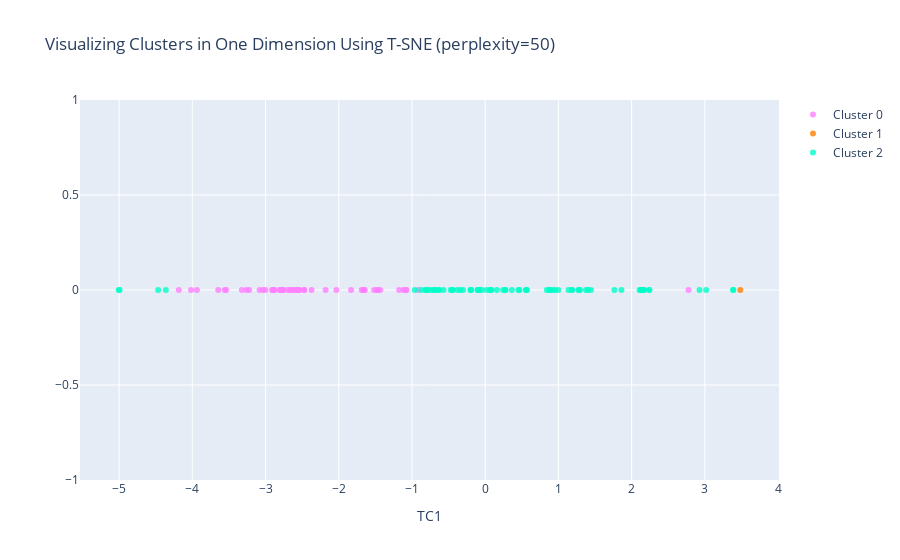

This figure's notebook cell:
### Code cell
# 1d
#trace1 is for 'Cluster 0'
trace1 = go.Scatter(
                    x = cluster0["TC1_1d"],
                    y = cluster0["dummy"],
                    mode = "markers",
                    name = "Cluster 0",
                    marker = dict(color = 'rgba(255, 128, 255, 0.8)'),
                    text = cluster0.index)

#trace2 is for 'Cluster 1'
trace2 = go.Scatter(
                    x = cluster1["TC1_1d"],
                    y = cluster1["dummy"],
                    mode = "markers",
                    name = "Cluster 1",
                    marker = dict(color = 'rgba(255, 128, 2, 0.8)'),
                    text = cluster1.index)

#trace3 is for 'Cluster 2'
trace3 = go.Scatter(
                    x = cluster2["TC1_1d"],
                    y = cluster2["dummy"],
                    mode = "markers",
                    name = "Cluster 2",
                    marker = dict(color = 'rgba(0, 255, 200, 0.8)'),
                    text = cluster2.index)

data = [trace1, trace2, trace3]

title = "Visualizing Clusters in One Dimension Using T-SNE (perplexity=" + str(perplexity) + ")"

layout = dict(title = title,
              xaxis= dict(title= 'TC1',ticklen= 5,zeroline= False),
              yaxis= dict(title= '',ticklen= 5,zeroline= False)
             )

fig = dict(data = data, layout = layout)

iplot(fig)

### Figure 1 — Plotly figure (JSON) as saved in the notebook; plotly's stock layout.template omitted (floating-point values rounded to 4 significant figures)
{"data": [{"marker": {"color": "rgba(255, 128, 255, 0.8)"}, "mode": "markers", "name": "Cluster 0", "text": ["Sierra Leone", "Kenya", "Liechtenstein", "Ethiopia", "Sudan", "Benin", "West Bank and Gaza", "India", "Somalia", "Honduras", "Equatorial Guinea", "Bolivia", "Guinea-Bissau", "Zambia", "Bangladesh", "Indonesia", "Jamaica", "South Africa", "Angola", "Cote d'Ivoire", "Timor-Leste", "Kosovo", "Mali", "Gabon", "Malawi", "Mauritania", "Mozambique", "Haiti", "Guyana", "Philippines", "Ghana", "Madagascar", "Central African Republic", "Namibia", "Guatemala", "Cambodia", "Burundi", "Tanzania", "Zimbabwe", "Sao Tome and Principe", "Burkina Faso", "Senegal", "Papua New Guinea", "Guinea", "Rwanda", "Chad", "Niger", "Bhutan", "Cabo Verde", "Cameroon", "Pakistan"], "type": "scatter", "x": [-2.698, -2.653, 2.776, -2.801, -2.473, -2.797, -4.184, -1.481, -3.555, -0.9159, -3.539, -1.076, -2.793, -2.765, -2.371, -1.114, -1.085, -4.017, -3.036, -2.664, -1.517, -1.687, -2.903, -3.937, -2.544, -2.882, -3.002, -2.91, -1.175, -1.463, -2.545, -2.878, -3.261, -3.646, -1.434, -1.666, -2.558, -2.569, -2.179, -2.033, -2.758, -2.617, -1.645, -3.082, -2.472, -3.323, -3.224, -1.832, -1.653, -2.767, -2.602], "y": [0, 0, 0, 0, 0, 0, 0, 0, 0, 0, 0, 0, 0, 0, 0, 0, 0, 0, 0, 0, 0, 0, 0, 0, 0, 0, 0, 0, 0, 0, 0, 0, 0, 0, 0, 0, 0, 0, 0, 0, 0, 0, 0, 0, 0, 0, 0, 0, 0, 0, 0]}, {"marker": {"color": "rgba(255, 128, 2, 0.8)"}, "mode": "markers", "name": "Cluster 1", "text": ["United States"], "type": "scatter", "x": [3.484], "y": [0]}, {"marker": {"color": "rgba(0, 255, 200, 0.8)"}, "mode": "markers", "name": "Cluster 2", "text": ["Slovenia", "Fiji", "Malta", "Paraguay", "Croatia", "Mongolia", "Denmark", "Ukraine", "Germany", "Algeria", "Azerbaijan", "Cyprus", "Bahrain", "Belgium", "Singapore", "Japan", "Andorra", "Morocco", "Spain", "Chile", "Brazil", "Kazakhstan", "Monaco", "Dominican Republic", "Mexico", "Mauritius", "Nicaragua", "Tunisia", "Uzbekistan", "Lebanon", "Finland", "Georgia", "Saudi Arabia", "Italy", "United Kingdom", "United Arab Emirates", "Albania", "Peru", "Suriname", "Moldova", "Lithuania", "Israel", "Netherlands", "Maldives", "Greece", "Serbia", "Turkey", "Antigua and Barbuda", "Estonia", "Cuba", "Ecuador", "Belarus", "Latvia", "Austria", "France", "Grenada", "Portugal", "Luxembourg", "Sweden", "Iceland", "San Marino", "El Salvador", "Belize", "Panama", "Costa Rica", "Dominica", "Hungary", "Qatar", "Oman", "Trinidad and Tobago", "Armenia", "China", "Uruguay", "Thailand", "Norway"], "type": "scatter", "x": [1.403, -0.3031, 1.273, -0.6345, 0.9504, 0.06357, 2.15, 0.8417, -5.005, -0.442, 0.016, 0.5687, 0.9207, 2.124, 1.765, 2.239, -0.7149, -0.5686, 3.385, 0.08346, -0.6259, 0.4521, 1.86, -0.4532, -0.3815, 0.07643, -0.9612, -0.04808, -0.2001, -0.8194, 2.137, 0.2437, 0.8795, 3.388, 3.018, 1.138, 0.2771, -0.8015, -0.09611, 0.2743, 1.376, 0.5644, 2.128, -0.08297, 0.8824, 0.5545, -4.362, -0.1937, 1.283, 0.468, -0.8741, 1.294, 1.183, 2.108, -4.993, -0.1982, 0.9981, 2.243, 2.17, 2.143, -4.466, -0.6854, -0.7936, -0.47, -0.1071, -0.7607, 1.445, 1.187, -0.6926, -0.08559, 0.1598, 2.927, 0.3639, -0.3409, 2.167], "y": [0, 0, 0, 0, 0, 0, 0, 0, 0, 0, 0, 0, 0, 0, 0, 0, 0, 0, 0, 0, 0, 0, 0, 0, 0, 0, 0, 0, 0, 0, 0, 0, 0, 0, 0, 0, 0, 0, 0, 0, 0, 0, 0, 0, 0, 0, 0, 0, 0, 0, 0, 0, 0, 0, 0, 0, 0, 0, 0, 0, 0, 0, 0, 0, 0, 0, 0, 0, 0, 0, 0, 0, 0, 0, 0]}], "layout": {"title": {"text": "Visualizing Clusters in One Dimension Using T-SNE (perplexity=50)"}, "xaxis": {"ticklen": 5, "title": {"text": "TC1"}, "zeroline": false}, "yaxis": {"ticklen": 5, "title": {"text": ""}, "zeroline": false}}}
